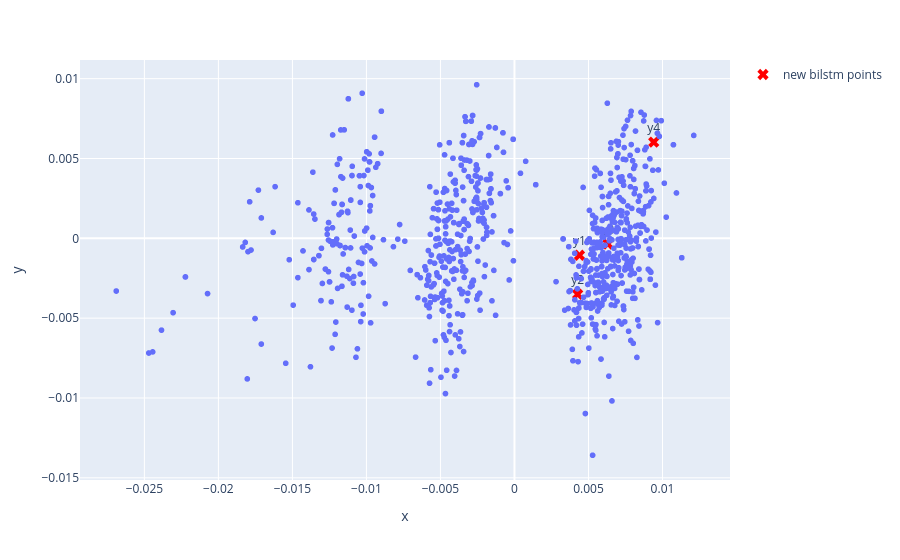

Notebook cell for this chart:
### Code cell
chords_list = [metadata[i]['chords'] for i in range(len(y_graph))]
df_bilstm = pd.DataFrame({
    'x': y_bilstm[:,0],
    'y': y_bilstm[:,1],
    'chords': chords_list
})
fig = px.scatter(data_frame=df_bilstm, x='x', y='y', hover_data=['chords'])
fig.add_trace(go.Scatter(
    x=new_bilstm_2d[:, 0],
    y=new_bilstm_2d[:, 1],
    mode='markers+text',
    marker=dict(color='red', size=10, symbol='x'),
    text=['y1', 'y2', 'y3', 'y4'],
    textposition='top center',
    name='new bilstm points'
))
fig.show()

# fig = px.scatter(
#     data_frame=df,
#     x='x',
#     y='y',
#     hover_data=['chords']
# )
# fig.show()

### Figure 1 — Plotly figure (JSON) as saved in the notebook; plotly's stock layout.template omitted (floating-point values rounded to 4 significant figures; data arrays with more than 128 entries replaced by an {"elided": "..."} marker saying what was removed)
{"data": [{"customdata": {"elided": "1054x1 str values"}, "hovertemplate": "x=%{x}<br>y=%{y}<br>chords=%{customdata[0]}<extra></extra>", "legendgroup": "", "marker": {"color": "#636efa", "symbol": "circle"}, "mode": "markers", "name": "", "showlegend": false, "type": "scattergl", "x": {"elided": "1054 float values"}, "xaxis": "x", "y": {"elided": "1054 float values"}, "yaxis": "y"}, {"marker": {"color": "red", "size": 10, "symbol": "x"}, "mode": "markers+text", "name": "new bilstm points", "text": ["y1", "y2", "y3", "y4"], "textposition": "top center", "type": "scatter", "x": [0.004392, 0.004269, 0.006311, 0.009409], "y": [-0.001061, -0.003501, -0.0003563, 0.006026]}], "layout": {"legend": {"tracegroupgap": 0}, "margin": {"t": 60}, "xaxis": {"anchor": "y", "domain": [0, 1], "title": {"text": "x"}}, "yaxis": {"anchor": "x", "domain": [0, 1], "title": {"text": "y"}}}}
